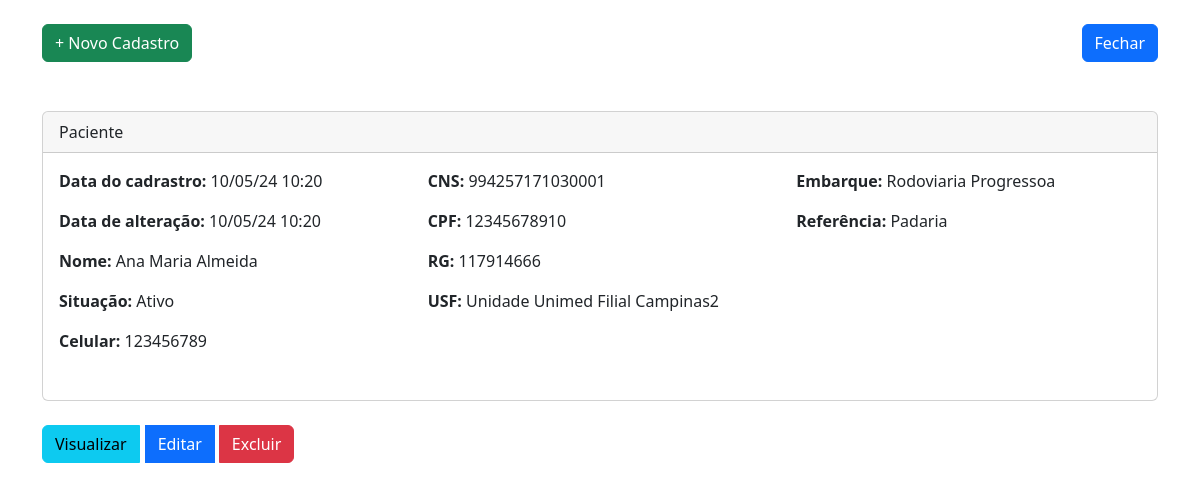
Screenshot of /views/user/PacienteView/indexPaciente.php with the database file from the repository.
### tables this page shows
CREATE TABLE IF NOT EXISTS `pacientes` (
  `id` int NOT NULL AUTO_INCREMENT,
  `nome_paciente` varchar(50) NOT NULL,
  `rg` varchar(11) NOT NULL,
  `cpf` varchar(11) NOT NULL,
  `cns` varchar(20) NOT NULL,
  `celular` varchar(9) NOT NULL,
  `endereco` varchar(50) NOT NULL,
  `numero` varchar(3) NOT NULL,
  `bairro` varchar(50) NOT NULL,
  `cidade` varchar(50) NOT NULL,
  `cep` varchar(8) NOT NULL,
  `embarque` varchar(200) NOT NULL,
  `referencia` varchar(200) DEFAULT NULL,
  `id_situacao` int NOT NULL,
  `id_unidade_usf` int NOT NULL,
  `created` datetime NOT NULL,
  `modified` datetime DEFAULT NULL,
  PRIMARY KEY (`id`),
  KEY `id_situacao` (`id_situacao`),
  KEY `id_unidade_usf` (`id_unidade_usf`)
);

CREATE TABLE IF NOT EXISTS `situacoes` (
  `id` int NOT NULL AUTO_INCREMENT,
  `nome_situacao` varchar(30) NOT NULL,
  `created` datetime NOT NULL,
  `modified` datetime DEFAULT NULL,
  PRIMARY KEY (`id`)
);

CREATE TABLE IF NOT EXISTS `unidades` (
  `id` int NOT NULL AUTO_INCREMENT,
  `nome_usf` varchar(80) NOT NULL,
  `created` datetime DEFAULT CURRENT_TIMESTAMP,
  `modified` datetime DEFAULT NULL,
  PRIMARY KEY (`id`)
);

### config/conexao.php (called while the page is built, shortened)
<?php
class Banco
{
    protected $mysqli;
    private function conexao($servidor, $usuario, $senha, $banco)
    {
        try {
            $this->mysqli = new mysqli($servidor, $usuario, $senha, $banco);
        } catch (Exception $e) {
            die($e->getMessage());
        }
    }
    public function getConexao()
    {
        return $this->mysqli;
    }
}
?>

### controllers/Paciente/PacienteListarController.php (called while the page is built, shortened)
<?php
require_once (__DIR__ . "/../../models/PacienteModel.php");
class listarPaciente {
    private $listar;
    public function __construct() {
        $this->listar = new Paciente();
        $this->listarTodos();
    }
    public function listarTodos() {
        return $this->listar->listarPacientes();
    }
}
?>

### models/PacienteModel.php (called while the page is built, shortened)
<?php
require_once (__DIR__ ."/../dao/PacienteDAO.php");
class Paciente extends Banco
{
    private $pacienteDAO;
    public function __construct()
    {
        $this->pacienteDAO = new PacienteDAO();
    }
    public function listarPacientes()
    {
        return $this->pacienteDAO->getPaciente();
    }
}
?>

### dao/PacienteDAO.php (called while the page is built, shortened)
<?php
require_once(__DIR__ . "/../config/conexao.php");
class pacienteDAO
{
    protected $conexao;
    public function __construct()
    {
        $this->conexao = new Banco();
    }
    public function getPaciente()
    {
        try {
            $stmt = $this->conexao->getConexao()->prepare("SELECT p.*, s.nome_situacao, u.nome_usf FROM pacientes p INNER JOIN situacoes s ON p.id_situacao = s.id INNER JOIN unidades u ON p.id_unidade_usf = u.id ORDER BY p.id DESC");
            $stmt->execute();
            $result = $stmt->get_result();
            $pacientes = $result->fetch_all(MYSQLI_ASSOC);
            return $pacientes;
        } catch (Exception $e) {
            echo "Erro ao listar pacientes: " . $e->getMessage();
            return [];
        }
    }
}
?>

### views/user/PacienteView/indexPaciente.php (the view, shortened to what this page needs)
<?php
require_once("../../../controllers/Paciente/PacienteListarController.php");
$controller = new listarPaciente();
$rows = $controller->listarTodos();
?>
<!DOCTYPE html>
<html lang="pt">
<head>
    <link href="https://cdn.jsdelivr.net/npm/bootstrap@5.2.1/dist/css/bootstrap.min.css" rel="stylesheet"
>
</head>
<body>
<div class="container">
    <header class="d-flex justify-content-between my-4">
        <p class="text-right"><a href="criarPaciente.php" class="btn btn-success">+ Novo Cadastro</a></p>
        <a href="../../home.php" class="btn btn-primary" style="margin-bottom: 25px;">Fechar</a>
    </header>
    <?php foreach ($rows as $row): ?>
        <div class="card">
            <div class="card-header">Paciente</div>
            <div class="card-body">
                <div class="row">
                    <div class="col-md-4">
                        <strong>Data do cadrastro:</strong> <?php if (isset($row ['created']) && $row['created'] !== null) {
                            $dataFormatadaCadastro = date('d/m/y H:i', strtotime($row['created']));
                            echo $dataFormatadaCadastro;
                        } else {
                            echo "Data não disponível";
                        } ?> </p>
                        <p><strong>Data de
                                alteração:</strong> <?php if (isset($row['modified']) && $row['modified'] !== null) {
                                $dataFormatada = date('d/m/y H:i', strtotime($row['modified']));
                                echo $dataFormatada;
                            } else {
                                echo "Data não disponível";
                            } ?></p>
                        <p><strong>Nome:</strong> <?php echo $row['nome_paciente']; ?></p>
                        <p><strong>Situação:</strong> <?php echo $row['nome_situacao']; ?></p>
                        <p><strong>Celular:</strong> <?php echo $row['celular']; ?></p>
                    </div>
                    <div class="col-md-4">
                        <p><strong>CNS:</strong> <?php echo $row['cns']; ?></p>
                        <p><strong>CPF:</strong> <?php echo $row['cpf']; ?></p>
                        <p><strong>RG:</strong> <?php echo $row['rg']; ?></p>
                        <p><strong>USF:</strong> <?php echo $row['nome_usf']; ?></p>
                    </div>
                    <div class="col-md-4">
                        <p><strong>Embarque:</strong> <?php echo $row['embarque']; ?></p>
                        <p><strong>Referência:</strong> <?php echo $row['referencia']; ?></p>
                    </div>
                    <div class="col-md-3">
                    </div>
                </div>
            </div>
        </div>
        <br>
        <div class="col-md-9 text-right ">
            <div class="btn-group">
                <a href="visualizarPaciente.php?id=<?php echo $row['id']; ?>" class="btn btn-info">Visualizar</a>
                <a href="editarPaciente.php?id=<?php echo $row['id']; ?>" class="btn btn-primary"
                   style="margin-left: 5px; margin-right: 5px;">Editar</a>
                <a class="btn btn-danger"
                   href="../../../controllers/Paciente/PacienteDeletarController.php?id=<?php echo $row['id']; ?>">Excluir</a>
            </div>
        </div>
        <br>
    <?php endforeach; ?>
</div>
<br>
</body>
</html>

### rows the page displays
pacientes: created "10/05/24 10:20", modified "10/05/24 10:20", nome_paciente "Ana Maria Almeida", id_situacao.nome_situacao "Ativo", celular "123456789", cns "994257171030001", cpf "12345678910", rg "117914666", id_unidade_usf.nome_usf "Unidade Unimed Filial Campinas2", embarque "Rodoviaria Progressoa", referencia "Padaria"
